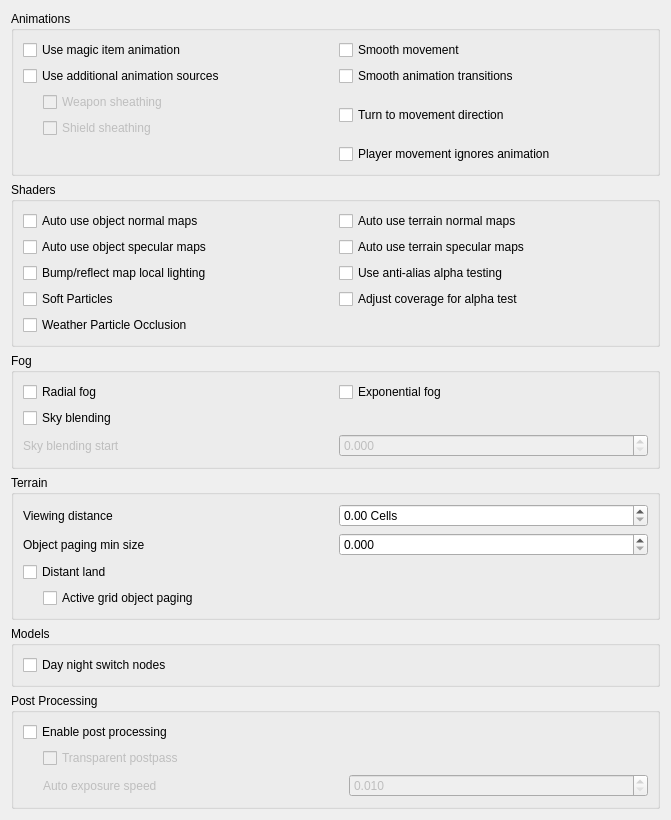
         <widget class="QWidget" name="visualsScrollAreaWidgetContents">
          <property name="geometry">
           <rect>
            <x>0</x>
            <y>0</y>
            <width>671</width>
            <height>774</height>
           </rect>
          </property>
          <layout class="QVBoxLayout" name="verticalLayout">
           <item>
            <widget class="QGroupBox" name="animationsGroup">
             <property name="title">
              <string>Animations</string>
             </property>
             <layout class="QGridLayout" name="animationsLayout">
              <item row="0" column="0">
               <widget class="QCheckBox" name="magicItemAnimationsCheckBox">
                <property name="toolTip">
                 <string>&lt;html&gt;&lt;head/&gt;&lt;body&gt;&lt;p&gt;Use casting animations for magic items, just as for spells.&lt;/p&gt;&lt;/body&gt;&lt;/html&gt;</string>
                </property>
                <property name="text">
                 <string>Use magic item animation</string>
                </property>
               </widget>
              </item>
              <item row="0" column="1">
               <widget class="QCheckBox" name="smoothMovementCheckBox">
                <property name="toolTip">
                 <string>&lt;html&gt;&lt;head/&gt;&lt;body&gt;&lt;p&gt;Makes NPCs and player movement more smooth. Recommended to use with &quot;turn to movement direction&quot; enabled.&lt;/p&gt;&lt;/body&gt;&lt;/html&gt;</string>
                </property>
                <property name="text">
                 <string>Smooth movement</string>
                </property>
               </widget>
              </item>
              <item row="1" column="0">
               <widget class="QCheckBox" name="animSourcesCheckBox">
                <property name="toolTip">
                 <string>&lt;html&gt;&lt;head/&gt;&lt;body&gt;&lt;p&gt;Load per-group KF-files and skeleton files from Animations folder&lt;/p&gt;&lt;/body&gt;&lt;/html&gt;</string>
                </property>
                <property name="text">
                 <string>Use additional animation sources</string>
                </property>
               </widget>
              </item>
              <item row="2" column="1">
               <widget class="QCheckBox" name="turnToMovementDirectionCheckBox">
                <property name="toolTip">
                 <string>&lt;html&gt;&lt;head/&gt;&lt;body&gt;&lt;p&gt;Affects side and diagonal movement. Enabling this setting makes movement more realistic.&lt;/p&gt;&lt;p&gt;If disabled then the whole character's body is pointed to the direction of view. Diagonal movement has no special animation and causes sliding.&lt;/p&gt;&lt;p&gt;If enabled then the character turns lower body to the direction of movement. Upper body is turned partially. Head is always pointed to the direction of view. In combat mode it works only for diagonal movement. In non-combat mode it changes straight right and straight left movement as well. Also turns the whole body up or down when swimming according to the movement direction.&lt;/p&gt;&lt;/body&gt;&lt;/html&gt;</string>
                </property>
                <property name="text">
                 <string>Turn to movement direction</string>
                </property>
               </widget>
              </item>
               <item row="1" column="1">
                 <widget class="QCheckBox" name="smoothAnimTransitionsCheckBox">
                   <property name="toolTip">
                     <string>&lt;html&gt;&lt;head/&gt;&lt;body&gt;&lt;p&gt;If enabled - makes transitions between different animations/poses much smoother. Also allows to load animation blending config .yaml files that can be bundled with the modded animations in order to customise blending styles.&lt;/p&gt;&lt;/body&gt;&lt;/html&gt;</string>
                   </property>
                   <property name="text">
                     <string>Smooth animation transitions</string>
                   </property>
                 </widget>
               </item>
              <item row="2" column="0">
               <layout class="QVBoxLayout" name="sheathingLayout">
                <property name="leftMargin">
                 <number>20</number>
                </property>
                <item>
                 <widget class="QCheckBox" name="weaponSheathingCheckBox">
                  <property name="enabled">
                   <bool>false</bool>
                  </property>
                  <property name="toolTip">
                   <string>&lt;html&gt;&lt;head/&gt;&lt;body&gt;&lt;p&gt;Render holstered weapons (with quivers and scabbards), requires modded assets.&lt;/p&gt;&lt;/body&gt;&lt;/html&gt;</string>
                  </property>
                  <property name="text">
                   <string>Weapon sheathing</string>
                  </property>
                 </widget>
                </item>
                <item>
                 <widget class="QCheckBox" name="shieldSheathingCheckBox">
                  <property name="enabled">
                   <bool>false</bool>
                  </property>
                  <property name="toolTip">
                   <string>&lt;html&gt;&lt;head/&gt;&lt;body&gt;&lt;p&gt;Render holstered shield, requires modded assets.&lt;/p&gt;&lt;/body&gt;&lt;/html&gt;</string>
                  </property>
                  <property name="text">
                   <string>Shield sheathing</string>
                  </property>
                 </widget>
                </item>
               </layout>
              </item>
              <item row="3" column="1">
               <widget class="QCheckBox" name="playerMovementIgnoresAnimationCheckBox">
                <property name="toolTip">
                 <string>&lt;html&gt;&lt;head/&gt;&lt;body&gt;&lt;p&gt;In third person, the camera will sway along with the movement animations of the player. Enabling this option disables this swaying by having the player character move independently of its animation. This was the default behavior of OpenMW 0.48 and earlier.&lt;/p&gt;&lt;/body&gt;&lt;/html&gt;</string>
                </property>
                <property name="text">
                 <string>Player movement ignores animation</string>
                </property>
               </widget>
              </item>
             </layout>
            </widget>
           </item>
           <item>
            <widget class="QGroupBox" name="shadersGroup">
             <property name="title">
              <string>Shaders</string>
             </property>
             <layout class="QGridLayout" name="shaderLayout">
              <item row="0" column="0">
               <widget class="QCheckBox" name="autoUseObjectNormalMapsCheckBox">
                <property name="toolTip">
                 <string>&lt;html&gt;&lt;head/&gt;&lt;body&gt;&lt;p&gt;If this option is enabled, normal maps are automatically recognized and used if they are named appropriately
                  (see 'normal map pattern', e.g. for a base texture foo.dds, the normal map texture would have to be named foo_n.dds).
                  If this option is disabled, normal maps are only used if they are explicitly listed within the mesh file (.nif or .osg file). Affects objects.&lt;/p&gt;&lt;/body&gt;&lt;/html&gt;</string>
                </property>
                <property name="text">
                 <string>Auto use object normal maps</string>
                </property>
               </widget>
              </item>
              <item row="0" column="1">
               <widget class="QCheckBox" name="autoUseTerrainNormalMapsCheckBox">
                <property name="toolTip">
                 <string>&lt;html&gt;&lt;head/&gt;&lt;body&gt;&lt;p&gt;See 'auto use object normal maps'. Affects terrain.&lt;/p&gt;&lt;/body&gt;&lt;/html&gt;</string>
                </property>
                <property name="text">
                 <string>Auto use terrain normal maps</string>
                </property>
               </widget>
              </item>
              <item row="1" column="0">
               <widget class="QCheckBox" name="autoUseObjectSpecularMapsCheckBox">
                <property name="toolTip">
                 <string>&lt;html&gt;&lt;head/&gt;&lt;body&gt;&lt;p&gt;If this option is enabled, specular maps are automatically recognized and used if they are named appropriately
                  (see 'specular map pattern', e.g. for a base texture foo.dds,
                  the specular map texture would have to be named foo_spec.dds).
                  If this option is disabled, normal maps are only used if they are explicitly listed within the mesh file
                  (.osg file, not supported in .nif files). Affects objects.&lt;/p&gt;&lt;/body&gt;&lt;/html&gt;</string>
                </property>
                <property name="text">
                 <string>Auto use object specular maps</string>
                </property>
               </widget>
              </item>
              <item row="1" column="1">
               <widget class="QCheckBox" name="autoUseTerrainSpecularMapsCheckBox">
                <property name="toolTip">
                 <string>&lt;html&gt;&lt;head/&gt;&lt;body&gt;&lt;p&gt;If a file with pattern 'terrain specular map pattern' exists, use that file as a 'diffuse specular' map. The texture must contain the layer colour in the RGB channel (as usual), and a specular multiplier in the alpha channel.&lt;/p&gt;&lt;/body&gt;&lt;/html&gt;</string>
                </property>
                <property name="text">
                 <string>Auto use terrain specular maps</string>
                </property>
               </widget>
              </item>
              <item row="2" column="0">
               <widget class="QCheckBox" name="bumpMapLocalLightingCheckBox">
                <property name="toolTip">
                 <string>&lt;html&gt;&lt;head/&gt;&lt;body&gt;&lt;p&gt;Normally environment map reflections aren't affected by lighting, which makes environment-mapped (and thus bump-mapped objects) glow in the dark.
                  Morrowind Code Patch includes an option to remedy that by doing environment-mapping before applying lighting, this is the equivalent of that option.
                  Affected objects will use shaders.
                  &lt;/p&gt;&lt;/body&gt;&lt;/html&gt;</string>
                </property>
                <property name="text">
                 <string>Bump/reflect map local lighting</string>
                </property>
               </widget>
              </item>
              <item row="2" column="1">
               <widget class="QCheckBox" name="antialiasAlphaTestCheckBox">
                <property name="toolTip">
                 <string>&lt;html&gt;&lt;head/&gt;&lt;body&gt;&lt;p&gt;Allows MSAA to work with alpha-tested meshes, producing better-looking edges without pixelation. Can negatively impact performance.&lt;/p&gt;&lt;/body&gt;&lt;/html&gt;</string>
                </property>
                <property name="text">
                 <string>Use anti-alias alpha testing</string>
                </property>
               </widget>
              </item>
              <item row="3" column="0">
               <widget class="QCheckBox" name="softParticlesCheckBox">
                <property name="toolTip">
                 <string>&lt;html&gt;&lt;head/&gt;&lt;body&gt;&lt;p&gt;Enables soft particles for particle effects. This technique softens the intersection between individual particles and other opaque geometry by blending between them.&lt;/p&gt;&lt;/body&gt;&lt;/html&gt;</string>
                </property>
                <property name="text">
                 <string>Soft Particles</string>
                </property>
               </widget>
              </item>
              <item row="3" column="1">
               <widget class="QCheckBox" name="adjustCoverageForAlphaTestCheckBox">
                <property name="toolTip">
                 <string>&lt;html&gt;&lt;head/&gt;&lt;body&gt;&lt;p&gt;Simulate coverage-preserving mipmaps to prevent alpha-tested meshes shrinking as they get further away. Will cause meshes whose textures have coverage-preserving mipmaps to grow, though, so refer to mod installation instructions for how to set this.&lt;/p&gt;&lt;/body&gt;&lt;/html&gt;</string>
                </property>
                <property name="text">
                 <string>Adjust coverage for alpha test</string>
                </property>
               </widget>
              </item>
              <item row="4" column="0">
               <widget class="QCheckBox" name="weatherParticleOcclusionCheckBox">
                <property name="toolTip">
                 <string>&lt;html&gt;&lt;head/&gt;&lt;body&gt;&lt;p&gt;EXPERIMENTAL: Stop rain and snow from falling through overhangs and roofs.&lt;/p&gt;&lt;/body&gt;&lt;/html&gt;</string>
                </property>
                <property name="text">
                 <string>Weather Particle Occlusion</string>
                </property>
               </widget>
              </item>
             </layout>
            </widget>
           </item>
           <item>
            <widget class="QGroupBox" name="fogGroup">
             <property name="title">
              <string>Fog</string>
             </property>
             <layout class="QGridLayout" name="fogLayout">
              <item row="0" column="0">
               <widget class="QCheckBox" name="radialFogCheckBox">
                <property name="toolTip">
                 <string>&lt;html&gt;&lt;head/&gt;&lt;body&gt;&lt;p&gt;By default, the fog becomes thicker proportionally to your distance from the clipping plane set at the clipping distance, which causes distortion at the edges of the screen.
                    This setting makes the fog use the actual eye point distance (or so called Euclidean distance) to calculate the fog, which makes the fog look less artificial, especially if you have a wide FOV.&lt;/p&gt;&lt;/body&gt;&lt;/html&gt;</string>
                </property>
                <property name="text">
                 <string>Radial fog</string>
                </property>
               </widget>
              </item>
              <item row="0" column="1">
               <widget class="QCheckBox" name="exponentialFogCheckBox">
                <property name="toolTip">
                 <string>&lt;html&gt;&lt;head/&gt;&lt;body&gt;&lt;p&gt;Use exponential fog formula. By default, linear fog is used.&lt;/p&gt;&lt;/body&gt;&lt;/html&gt;</string>
                </property>
                <property name="text">
                 <string>Exponential fog</string>
                </property>
               </widget>
              </item>
              <item row="1" column="0">
               <widget class="QCheckBox" name="skyBlendingCheckBox">
                <property name="toolTip">
                 <string>&lt;html&gt;&lt;head/&gt;&lt;body&gt;&lt;p&gt;Reduce visibility of clipping plane by blending objects with the sky.&lt;/p&gt;&lt;/body&gt;&lt;/html&gt;</string>
                </property>
                <property name="text">
                 <string>Sky blending</string>
                </property>
               </widget>
              </item>
              <item row="2" column="0">
               <widget class="QLabel" name="skyBlendingStartLabel">
                <property name="enabled">
                 <bool>false</bool>
                </property>
                <property name="toolTip">
                 <string>&lt;html&gt;&lt;head/&gt;&lt;body&gt;&lt;p&gt;The fraction of the maximum distance at which blending with the sky starts.&lt;/p&gt;&lt;/body&gt;&lt;/html&gt;</string>
                </property>
                <property name="text">
                 <string>Sky blending start</string>
                </property>
               </widget>
              </item>
              <item row="2" column="1">
               <widget class="QDoubleSpinBox" name="skyBlendingStartComboBox">
                <property name="enabled">
                 <bool>false</bool>
                </property>
                <property name="decimals">
                 <number>3</number>
                </property>
                <property name="minimum">
                 <double>0.000000000000000</double>
                </property>
                <property name="maximum">
                 <double>1.000000000000000</double>
                </property>
                <property name="singleStep">
                 <double>0.005000000000000</double>
                </property>
               </widget>
              </item>
             </layout>
            </widget>
           </item>
           <item>
            <widget class="QGroupBox" name="terrainGroup">
             <property name="title">
              <string>Terrain</string>
             </property>
             <layout class="QGridLayout" name="terrainLayout">
              <item row="0" column="0">
               <layout class="QHBoxLayout" name="viewingDistanceLayout">
                <item>
                 <widget class="QLabel" name="viewingDistanceLabel">
                  <property name="text">
                   <string>Viewing distance</string>
                  </property>
                 </widget>
                </item>
                <item>
                 <widget class="QDoubleSpinBox" name="viewingDistanceComboBox">
                  <property name="suffix">
                   <string> Cells</string>
                  </property>
                  <property name="minimum">
                   <double>0.000000000000000</double>
                  </property>
                  <property name="singleStep">
                   <double>0.500000000000000</double>
                  </property>
                 </widget>
                </item>
               </layout>
              </item>
              <item row="1" column="0">
               <layout class="QHBoxLayout" name="objectPagingMinSizeLayout">
                <item>
                 <widget class="QLabel" name="objectPagingMinSizeLabel">
                  <property name="toolTip">
                   <string>&lt;html&gt;&lt;head/&gt;&lt;body&gt;&lt;p&gt;Controls how large an object must be to be visible in the scene. The object’s size is divided by its distance to the camera and the result of the division is compared with this value. The smaller this value is, the more objects you will see in the scene.&lt;/p&gt;&lt;/body&gt;&lt;/html&gt;</string>
                  </property>
                  <property name="text">
                   <string>Object paging min size</string>
                  </property>
                 </widget>
                </item>
                <item>
                 <widget class="QDoubleSpinBox" name="objectPagingMinSizeComboBox">
                  <property name="decimals">
                   <number>3</number>
                  </property>
                  <property name="minimum">
                   <double>0.000000000000000</double>
                  </property>
                  <property name="maximum">
                   <double>0.250000000000000</double>
                  </property>
                  <property name="singleStep">
                   <double>0.005000000000000</double>
                  </property>
                 </widget>
                </item>
               </layout>
              </item>
              <item row="2" column="0">
               <widget class="QCheckBox" name="distantLandCheckBox">
                <property name="toolTip">
                 <string>&lt;html&gt;&lt;head/&gt;&lt;body&gt;&lt;p&gt;If true, use paging and LOD algorithms to display the entire terrain. If false, only display terrain of the loaded cells.&lt;/p&gt;&lt;/body&gt;&lt;/html&gt;</string>
                </property>
                <property name="text">
                 <string>Distant land</string>
                </property>
               </widget>
              </item>
              <item row="3" column="0">
               <layout class="QVBoxLayout" name="distantLandLayout">
                <property name="leftMargin">
                 <number>20</number>
                </property>
                <item>
                 <widget class="QCheckBox" name="activeGridObjectPagingCheckBox">
                  <property name="toolTip">
                   <string>&lt;html&gt;&lt;head/&gt;&lt;body&gt;&lt;p&gt;Use object paging for active cells grid.&lt;/p&gt;&lt;/body&gt;&lt;/html&gt;</string>
                  </property>
                  <property name="text">
                   <string>Active grid object paging</string>
                  </property>
                 </widget>
                </item>
               </layout>
              </item>
             </layout>
            </widget>
           </item>
           <item>
            <widget class="QGroupBox" name="miscGroup">
             <property name="title">
              <string>Models</string>
             </property>
             <layout class="QGridLayout" name="miscLayout">
              <item row="0" column="0">
               <widget class="QCheckBox" name="nightDaySwitchesCheckBox">
                <property name="toolTip">
                 <string>&lt;html&gt;&lt;head/&gt;&lt;body&gt;&lt;p&gt;If this setting is true, supporting models will make use of day night switch nodes.&lt;/p&gt;&lt;/body&gt;&lt;/html&gt;</string>
                </property>
                <property name="text">
                 <string>Day night switch nodes</string>
                </property>
               </widget>
              </item>
             </layout>
            </widget>
           </item>
           <item>
            <widget class="QGroupBox" name="postprocessGroup">
             <property name="title">
              <string>Post Processing</string>
             </property>
             <layout class="QGridLayout" name="postprocessLayout">
              <item row="0" column="0">
               <widget class="QCheckBox" name="postprocessEnabledCheckBox">
                <property name="toolTip">
                 <string>&lt;html&gt;&lt;head/&gt;&lt;body&gt;&lt;p&gt;If this setting is true, post processing will be enabled.&lt;/p&gt;&lt;/body&gt;&lt;/html&gt;</string>
                </property>
                <property name="text">
                 <string>Enable post processing</string>
                </property>
               </widget>
              </item>
              <item row="1" column="0">
               <layout class="QVBoxLayout">
                <property name="leftMargin">
                 <number>20</number>
                </property>
                <item>
                 <widget class="QCheckBox" name="postprocessTransparentPostpassCheckBox">
                  <property name="enabled">
                   <bool>false</bool>
                  </property>
                  <property name="toolTip">
                   <string>&lt;html&gt;&lt;head/&gt;&lt;body&gt;&lt;p&gt;Re-render transparent objects with forced alpha clipping.&lt;/p&gt;&lt;/body&gt;&lt;/html&gt;</string>
                  </property>
                  <property name="text">
                   <string>Transparent postpass</string>
                  </property>
                 </widget>
                </item>
                <item>
                 <layout class="QHBoxLayout">
                  <item>
                   <widget class="QLabel" name="postprocessHDRTimeLabel">
                    <property name="enabled">
                     <bool>false</bool>
                    </property>
                    <property name="toolTip">
                     <string>&lt;html&gt;&lt;head/&gt;&lt;body&gt;&lt;p&gt;Controls how much eye adaptation can change from frame to frame. Smaller values makes for slower transitions.&lt;/p&gt;&lt;/body&gt;&lt;/html&gt;</string>
                    </property>
                    <property name="text">
                     <string>Auto exposure speed</string>
                    </property>
                   </widget>
                  </item>
                  <item>
                   <widget class="QDoubleSpinBox" name="postprocessHDRTimeComboBox">
                    <property name="enabled">
                     <bool>false</bool>
                    </property>
                    <property name="decimals">
                     <number>3</number>
                    </property>
                    <property name="minimum">
                     <double>0.010000000000000</double>
                    </property>
                    <property name="maximum">
                     <double>10.000000000000000</double>
                    </property>
                    <property name="singleStep">
                     <double>0.001000000000000</double>
                    </property>
                   </widget>
                  </item>
                 </layout>
                </item>
               </layout>
              </item>
             </layout>
            </widget>
           </item>
           <item>
            <spacer name="verticalSpacer">
             <property name="orientation">
              <enum>Qt::Vertical</enum>
             </property>
             <property name="sizeHint" stdset="0">
              <size>
               <width>20</width>
               <height>40</height>
              </size>
             </property>
            </spacer>
           </item>
          </layout>
         </widget>
